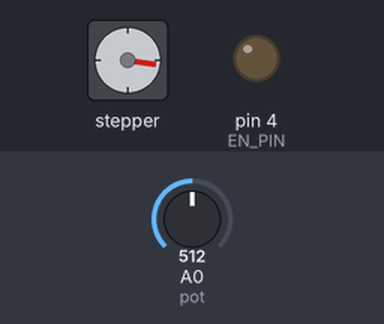
Recording of a sketch running on a simulated Arduino Uno, built with avr-gcc and run on an emulated ATmega328P. Parts: stepper motor, output pins drawn as LEDs (lit = HIGH). The test bench sets the inputs (shaded band); at power-on: A0 (pot) = 512. Stepper angles assume 200 steps per turn.

Above: at 1.2 s.
1.3 s: A0 (pot) set to 900
4.3 s: A0 (pot) set to 1010
At 5.8 s:
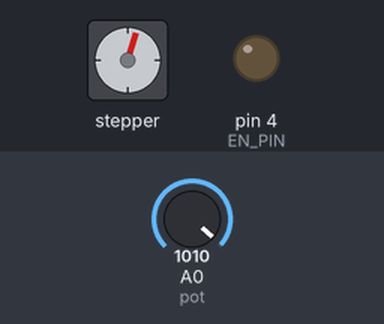
6.1 s: A0 (pot) set to 716
At 8.3 s:
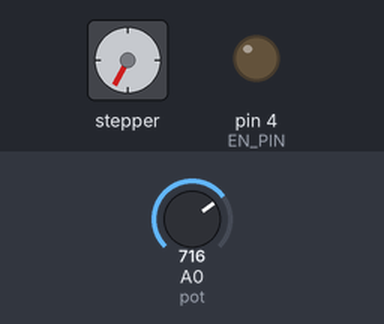
8.6 s: A0 (pot) set to 0
At 12.3 s:
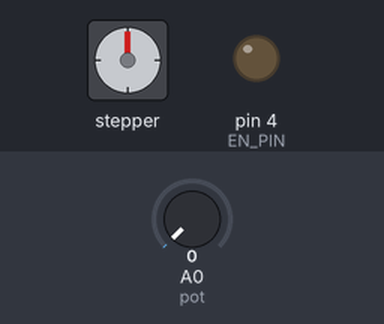
Timing chart, 0 to 12.6 s (numbered marks = the images above; inputs shaded):
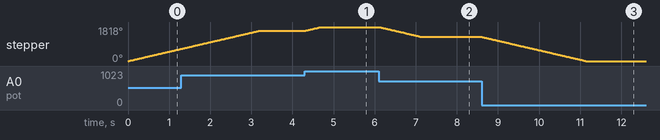

Measured:
- after the input at 4.3 s, stepper: turns 198° clockwise in 0.39 s, starting at once
- after the input at 6.1 s, stepper: turns 530° counter-clockwise in 1.0 s, starting at once
- after the input at 8.6 s, stepper: turns 1288° counter-clockwise in 2.5 s, starting at once

The sketch:

Knob_stepper.ino
```cpp
// ProportionalControl example by Mike McCauley (mikem@airspayce.com)
// Make a single stepper follow the analog value read from a pot or whatever
// The stepper will move at a constant speed to each newly set posiiton,
// depending on the value of the pot.

#include <AccelStepper.h>

int DIR_PIN = 2;
int STEP_PIN = 3;
int EN_PIN = 4;

AccelStepper stepper(AccelStepper::DRIVER, STEP_PIN, DIR_PIN);

const int pot = A0;
int potVal;

void setup() {
  // Enable the stepper driver
  pinMode(EN_PIN, OUTPUT);
  digitalWrite(EN_PIN, LOW);

  stepper.setMaxSpeed(1000);
}

void loop() {

  potVal = analogRead(pot);
  stepper.moveTo(potVal);
  stepper.setSpeed(300);
  stepper.runSpeedToPosition();
}
```
